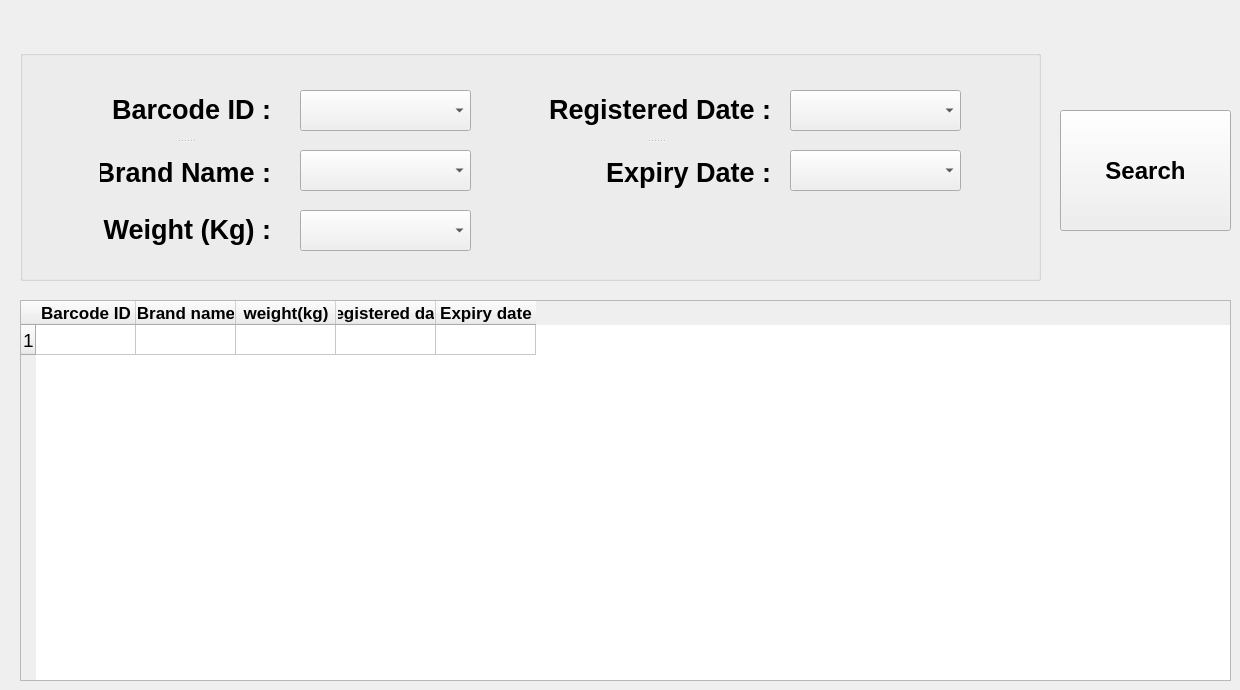
    <widget class="QWidget" name="search_food_page">
     <widget class="QPushButton" name="search_button_food">
      <property name="geometry">
       <rect>
        <x>1060</x>
        <y>110</y>
        <width>171</width>
        <height>121</height>
       </rect>
      </property>
      <property name="font">
       <font>
        <pointsize>18</pointsize>
        <weight>75</weight>
        <bold>true</bold>
       </font>
      </property>
      <property name="styleSheet">
       <string notr="true"/>
      </property>
      <property name="text">
       <string>Search</string>
      </property>
     </widget>
     <widget class="QTableWidget" name="search_food_table">
      <property name="geometry">
       <rect>
        <x>20</x>
        <y>300</y>
        <width>1211</width>
        <height>381</height>
       </rect>
      </property>
      <property name="font">
       <font>
        <pointsize>14</pointsize>
       </font>
      </property>
      <row>
       <property name="text">
        <string>1</string>
       </property>
      </row>
      <column>
       <property name="text">
        <string>Barcode ID</string>
       </property>
       <property name="font">
        <font>
         <pointsize>13</pointsize>
         <weight>75</weight>
         <bold>true</bold>
        </font>
       </property>
      </column>
      <column>
       <property name="text">
        <string>Brand name</string>
       </property>
       <property name="font">
        <font>
         <pointsize>13</pointsize>
         <weight>75</weight>
         <bold>true</bold>
        </font>
       </property>
      </column>
      <column>
       <property name="text">
        <string>weight(kg)</string>
       </property>
       <property name="font">
        <font>
         <pointsize>13</pointsize>
         <weight>75</weight>
         <bold>true</bold>
        </font>
       </property>
      </column>
      <column>
       <property name="text">
        <string>Registered date</string>
       </property>
       <property name="font">
        <font>
         <pointsize>13</pointsize>
         <weight>75</weight>
         <bold>true</bold>
        </font>
       </property>
      </column>
      <column>
       <property name="text">
        <string>Expiry date</string>
       </property>
       <property name="font">
        <font>
         <pointsize>13</pointsize>
         <weight>75</weight>
         <bold>true</bold>
        </font>
       </property>
      </column>
     </widget>
     <widget class="QGroupBox" name="groupBox_7">
      <property name="geometry">
       <rect>
        <x>20</x>
        <y>50</y>
        <width>1021</width>
        <height>231</height>
       </rect>
      </property>
      <property name="title">
       <string/>
      </property>
      <widget class="QComboBox" name="search_registered_date_box">
       <property name="geometry">
        <rect>
         <x>770</x>
         <y>40</y>
         <width>171</width>
         <height>41</height>
        </rect>
       </property>
      </widget>
      <widget class="QComboBox" name="search_food_id_box">
       <property name="geometry">
        <rect>
         <x>280</x>
         <y>40</y>
         <width>171</width>
         <height>41</height>
        </rect>
       </property>
      </widget>
      <widget class="QComboBox" name="search_brand_name_box">
       <property name="geometry">
        <rect>
         <x>280</x>
         <y>100</y>
         <width>171</width>
         <height>41</height>
        </rect>
       </property>
      </widget>
      <widget class="QSplitter" name="splitter_12">
       <property name="geometry">
        <rect>
         <x>80</x>
         <y>30</y>
         <width>171</width>
         <height>121</height>
        </rect>
       </property>
       <property name="orientation">
        <enum>Qt::Vertical</enum>
       </property>
       <widget class="QLabel" name="label_103">
        <property name="font">
         <font>
          <pointsize>20</pointsize>
          <weight>75</weight>
          <bold>true</bold>
         </font>
        </property>
        <property name="text">
         <string>Barcode ID :</string>
        </property>
        <property name="alignment">
         <set>Qt::AlignRight|Qt::AlignTrailing|Qt::AlignVCenter</set>
        </property>
       </widget>
       <widget class="QLabel" name="label_111">
        <property name="font">
         <font>
          <pointsize>20</pointsize>
          <weight>75</weight>
          <bold>true</bold>
         </font>
        </property>
        <property name="text">
         <string>Brand Name :</string>
        </property>
        <property name="alignment">
         <set>Qt::AlignRight|Qt::AlignTrailing|Qt::AlignVCenter</set>
        </property>
       </widget>
      </widget>
      <widget class="QComboBox" name="search_expiry_date_box">
       <property name="geometry">
        <rect>
         <x>770</x>
         <y>100</y>
         <width>171</width>
         <height>41</height>
        </rect>
       </property>
      </widget>
      <widget class="QSplitter" name="splitter_13">
       <property name="geometry">
        <rect>
         <x>520</x>
         <y>30</y>
         <width>231</width>
         <height>121</height>
        </rect>
       </property>
       <property name="orientation">
        <enum>Qt::Vertical</enum>
       </property>
       <widget class="QLabel" name="label_112">
        <property name="font">
         <font>
          <pointsize>20</pointsize>
          <weight>75</weight>
          <bold>true</bold>
         </font>
        </property>
        <property name="text">
         <string>Registered Date :</string>
        </property>
        <property name="alignment">
         <set>Qt::AlignRight|Qt::AlignTrailing|Qt::AlignVCenter</set>
        </property>
       </widget>
       <widget class="QLabel" name="label_113">
        <property name="font">
         <font>
          <pointsize>20</pointsize>
          <weight>75</weight>
          <bold>true</bold>
         </font>
        </property>
        <property name="text">
         <string>Expiry Date :</string>
        </property>
        <property name="alignment">
         <set>Qt::AlignRight|Qt::AlignTrailing|Qt::AlignVCenter</set>
        </property>
       </widget>
      </widget>
      <widget class="QLabel" name="label_118">
       <property name="geometry">
        <rect>
         <x>80</x>
         <y>150</y>
         <width>171</width>
         <height>58</height>
        </rect>
       </property>
       <property name="font">
        <font>
         <pointsize>20</pointsize>
         <weight>75</weight>
         <bold>true</bold>
        </font>
       </property>
       <property name="text">
        <string>Weight (Kg) :</string>
       </property>
       <property name="alignment">
        <set>Qt::AlignRight|Qt::AlignTrailing|Qt::AlignVCenter</set>
       </property>
      </widget>
      <widget class="QComboBox" name="search_food_weight_box">
       <property name="geometry">
        <rect>
         <x>280</x>
         <y>160</y>
         <width>171</width>
         <height>41</height>
        </rect>
       </property>
      </widget>
     </widget>
    </widget>
